Frame 1 (no input): blank canvas, image omitted
Frame 60 (no input): blank canvas, image omitted
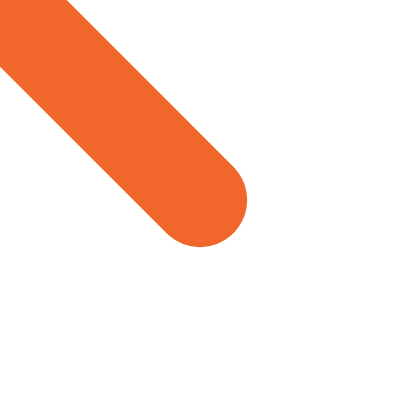
Frame 120 (the mouse pressed at the canvas centre since frame 60)

The p5.js sketch whose frames 1 and 60 were blank and that drew this single picture after the mouse press (run headless with seeded random() and noise() and a simulated clock; from frame 60 on, the mouse is pressed at the canvas centre):

// p5.js sketch
// ── sketch.js
function setup() {
  createCanvas(400, 400);
  background(255)
}

function draw() {
  if (mouseIsPressed);
  let Speed=  dist(mouseX, mouseY, pmouseX, pmouseY);
  strokeWeight (Speed/3);
  stroke (random(255), random (255), random (255));
  line (pmouseX, pmouseY,mouseX, mouseY);
}
